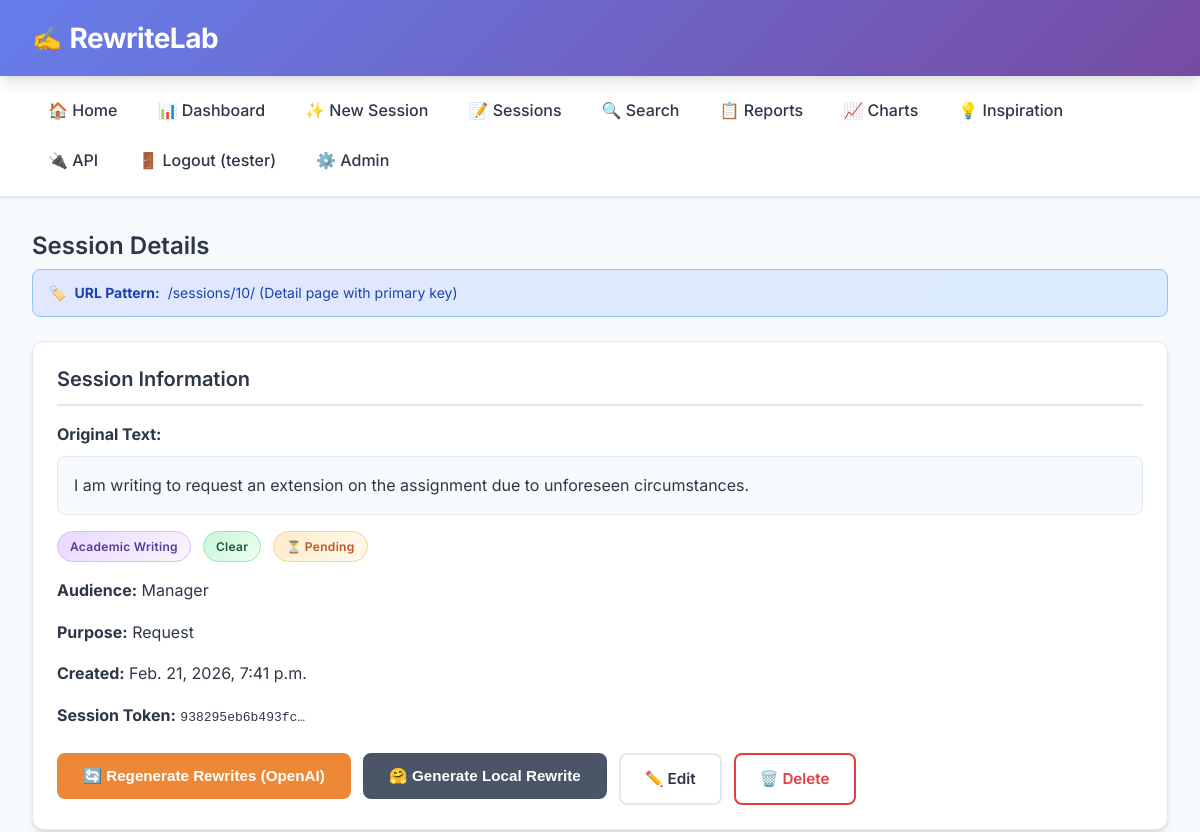
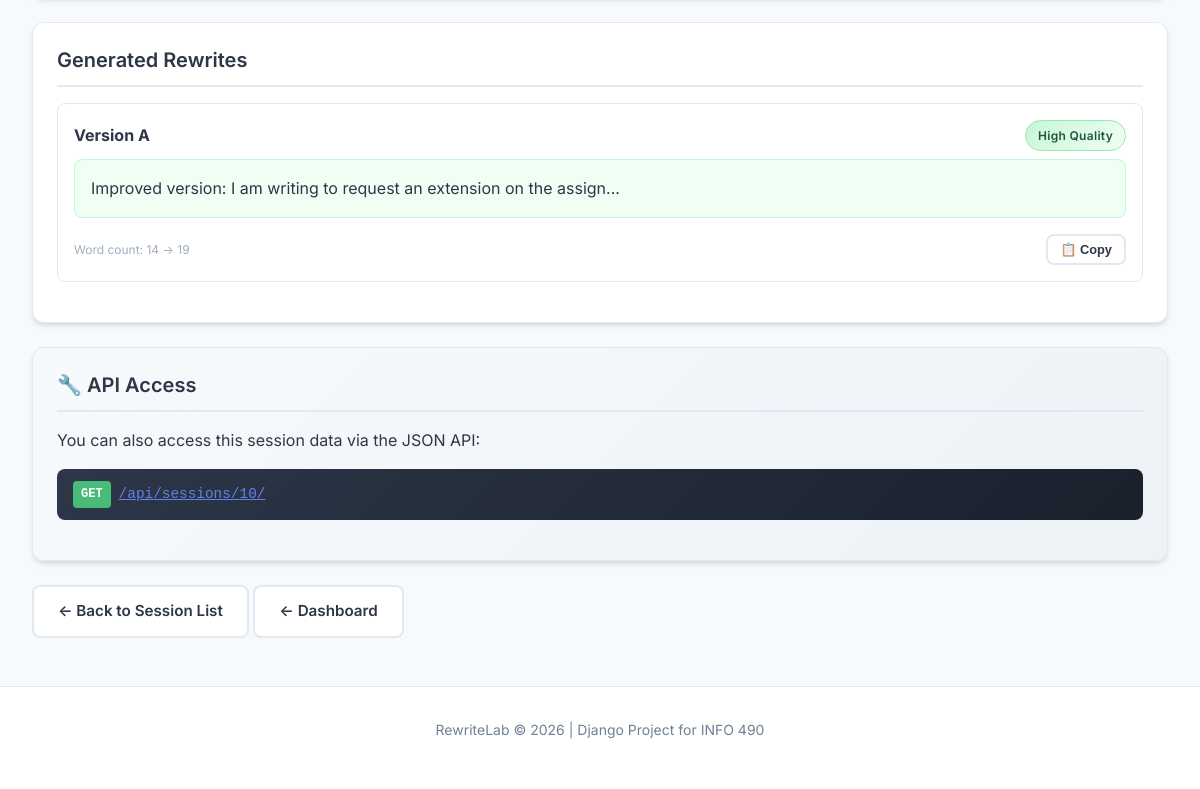
The app's page /sessions/10/ (signed in), older data (2 pictures, top to bottom).
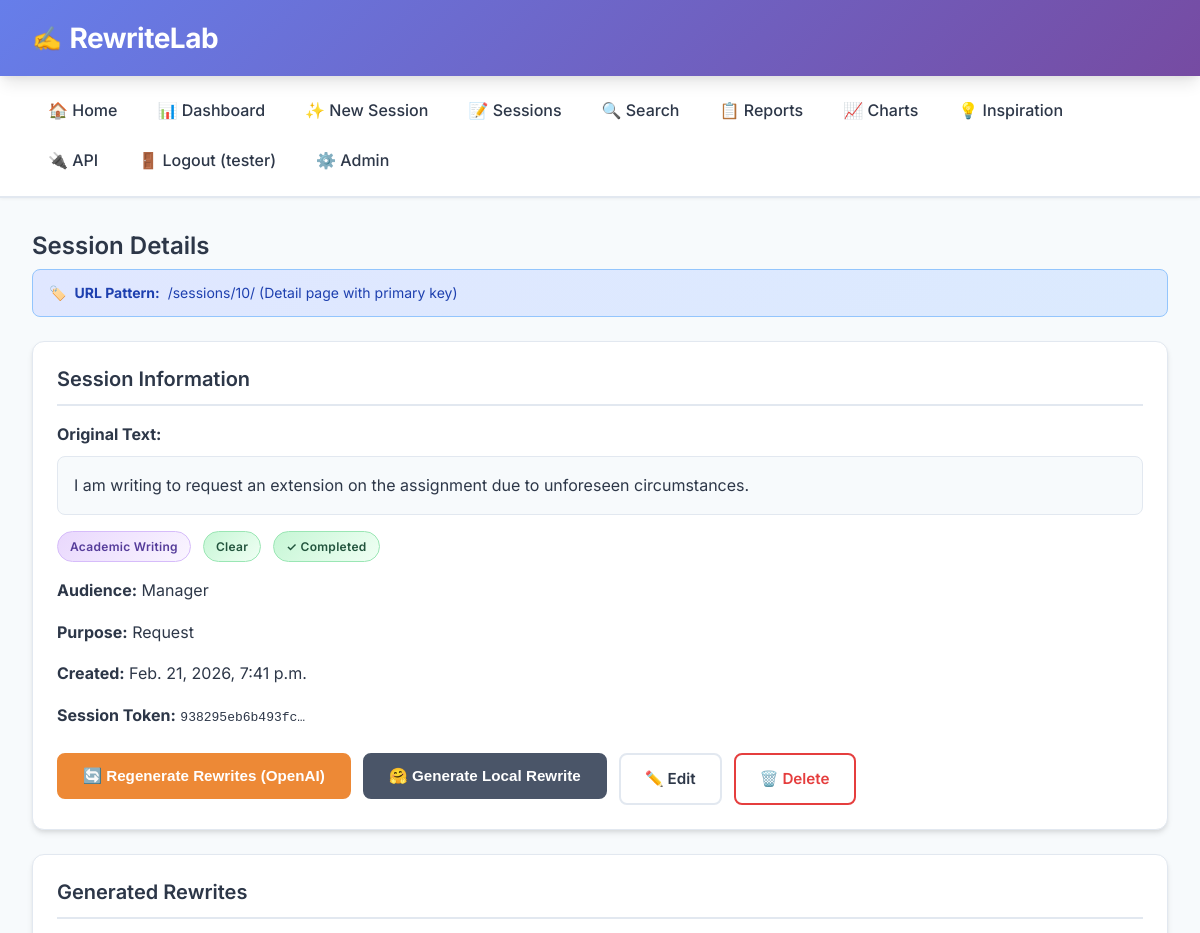
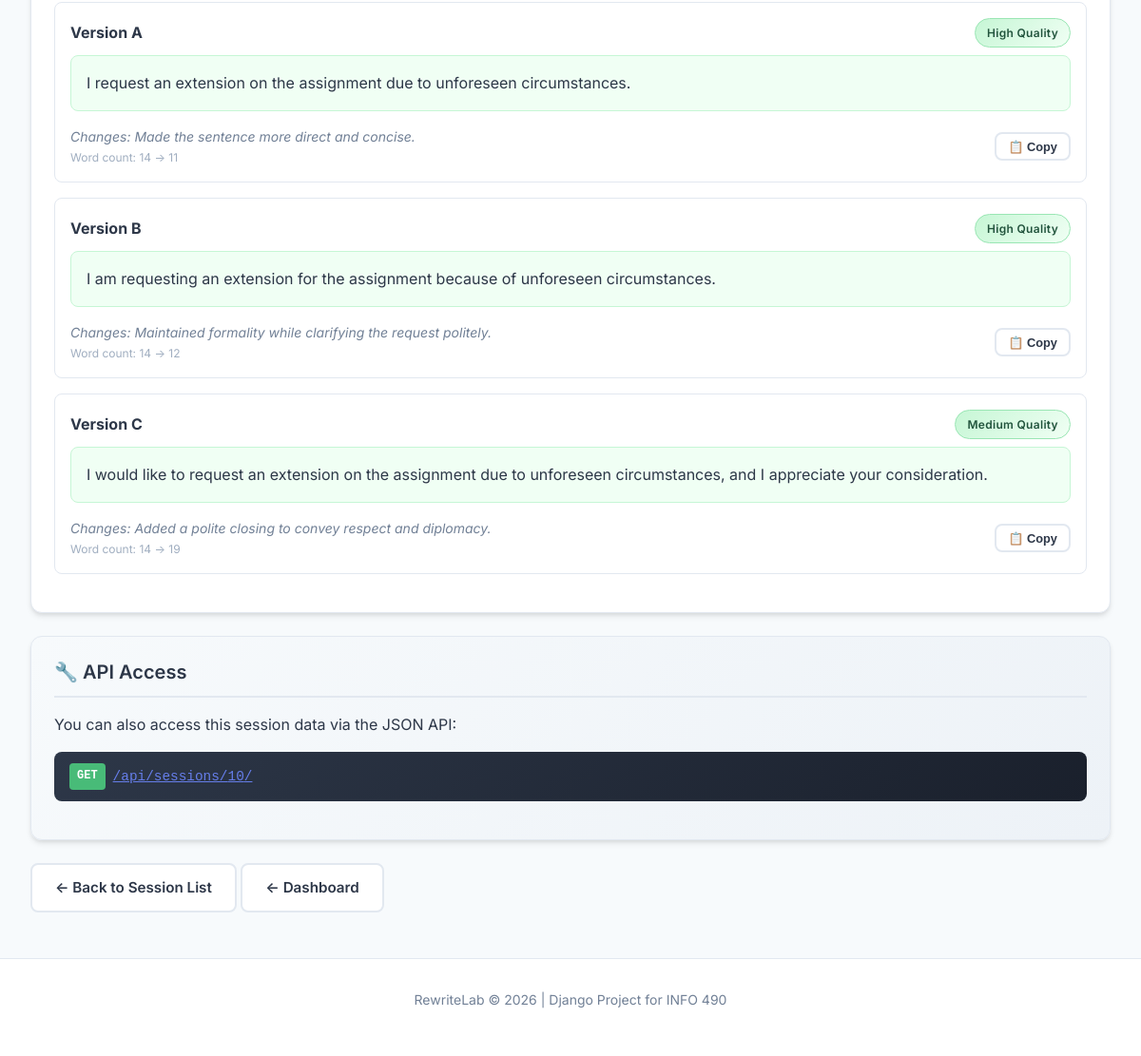
The same page, newer data (2 pictures, top to bottom).
### rewrites/models.py (models this page shows, shortened)
class RewriteSession(models.Model):
    original_text = models.TextField(
        validators=[MinLengthValidator(10)],
        help_text="The original text submitted by the user for rewriting"
    )
    user = models.ForeignKey(
        settings.AUTH_USER_MODEL,
        on_delete=models.CASCADE,
        related_name='rewrite_sessions',
        null=True,
        blank=True,
        help_text="The user who created this session (null for legacy/anonymous)"
    )
    context = models.ForeignKey(
        RewriteContext,
        on_delete=models.PROTECT,
        related_name='sessions',
        help_text="The writing context selected for this rewrite"
    )
    tone = models.ForeignKey(
        ToneOption,
        on_delete=models.PROTECT,
        related_name='sessions',
        help_text="The tone selected for this rewrite"
    )
    audience = models.CharField(
        max_length=100,
        blank=True,
        default='',
        help_text="Optional: intended audience (e.g., 'professor', 'manager')"
    )
    purpose = models.CharField(
        max_length=200,
        blank=True,
        default='',
        help_text="Optional: purpose of the text (e.g., 'request extension', 'follow up')"
    )
    session_token = models.CharField(
        max_length=64,
        unique=True,
        help_text="Unique token to identify this session (for URL sharing)"
    )
    is_completed = models.BooleanField(
        default=False,
        help_text="Whether rewrites have been successfully generated"
    )
    created_at = models.DateTimeField(auto_now_add=True)
    updated_at = models.DateTimeField(auto_now=True)
    class Meta:
        ordering = ['-created_at']
        verbose_name = "Rewrite Session"
        verbose_name_plural = "Rewrite Sessions"
        constraints = [
            models.UniqueConstraint(
                fields=['original_text', 'context', 'tone'],
                name='unique_text_context_tone_combination'
            )
        ]

class RewriteContext(models.Model):
    name = models.CharField(
        max_length=100,
        unique=True,
        help_text="Name of the writing context (e.g., 'Professional Email')"
    )
    description = models.TextField(
        help_text="Detailed description of when this context should be used"
    )
    guidelines = models.TextField(
        help_text="Specific guidelines for the LLM when rewriting in this context"
    )
    is_active = models.BooleanField(
        default=True,
        help_text="Whether this context is available for users to select"
    )
    created_at = models.DateTimeField(auto_now_add=True)
    updated_at = models.DateTimeField(auto_now=True)
    class Meta:
        ordering = ['name']
        verbose_name = "Rewrite Context"
        verbose_name_plural = "Rewrite Contexts"

class ToneOption(models.Model):
    name = models.CharField(
        max_length=50,
        unique=True,
        help_text="Name of the tone (e.g., 'Polite', 'Professional')"
    )
    description = models.TextField(
        help_text="Description of what this tone conveys"
    )
    prompt_modifier = models.TextField(
        help_text="Instructions added to the LLM prompt to achieve this tone"
    )
    intensity_level = models.PositiveSmallIntegerField(
        default=5,
        help_text="Intensity level from 1 (subtle) to 10 (strong)"
    )
    is_active = models.BooleanField(
        default=True,
        help_text="Whether this tone is available for users to select"
    )
    created_at = models.DateTimeField(auto_now_add=True)
    updated_at = models.DateTimeField(auto_now=True)
    class Meta:
        ordering = ['name']
        verbose_name = "Tone Option"
        verbose_name_plural = "Tone Options"

class RewriteResult(models.Model):
    QUALITY_CHOICES = [
        ('high', 'High Quality'),
        ('medium', 'Medium Quality'),
        ('low', 'Low Quality'),
    ]
    session = models.ForeignKey(
        RewriteSession,
        on_delete=models.CASCADE,
        related_name='results',
        help_text="The session this rewrite belongs to"
    )
    rewritten_text = models.TextField(
        help_text="The generated rewritten version of the original text"
    )
    version_label = models.CharField(
        max_length=20,
        help_text="Label for this version (e.g., 'A', 'B', 'C')"
    )
    change_summary = models.TextField(
        blank=True,
        default='',
        help_text="Optional summary of what was changed in this rewrite"
    )
    quality_score = models.CharField(
        max_length=10,
        choices=QUALITY_CHOICES,
        default='medium',
        help_text="Estimated quality of this rewrite"
    )
    word_count_original = models.PositiveIntegerField(
        default=0,
        help_text="Word count of the original text"
    )
    word_count_rewritten = models.PositiveIntegerField(
        default=0,
        help_text="Word count of this rewritten version"
    )
    is_selected = models.BooleanField(
        default=False,
        help_text="Whether the user selected/copied this version"
    )
    created_at = models.DateTimeField(auto_now_add=True)
    class Meta:
        ordering = ['session', 'version_label']
        verbose_name = "Rewrite Result"
        verbose_name_plural = "Rewrite Results"
        constraints = [
            models.UniqueConstraint(
                fields=['session', 'version_label'],
                name='unique_session_version_label'
            )
        ]

### rewrites/views.py (the view)
# urls.py: path('sessions/<int:pk>/', views.SessionDetailView.as_view(), name='session_detail'),
class SessionDetailView(LoginRequiredMixin, DetailView):
    login_url = 'rewrites:login'
    model = RewriteSession
    template_name = 'rewrites/session_detail.html'
    context_object_name = 'session'
    def get_context_data(self, **kwargs):
        context = super().get_context_data(**kwargs)
        context['results'] = self.object.results.all()
        context['title'] = f'Session Details'
        return context

### rewrites/templates/rewrites/session_detail.html (shortened to what this page needs)
{% extends 'base.html' %}
{% block content %}
<h2>{{ title }}</h2>
<div class="view-type">
    <strong>URL Pattern:</strong> /sessions/{{ session.pk }}/ (Detail page with primary key)
</div>
<div class="card">
    <h3>Session Information</h3>
    <div style="margin: 1rem 0;">
        <strong>Original Text:</strong>
        <p style="background: #f7fafc; padding: 1rem; border-radius: 8px; margin-top: 0.5rem; border: 1px solid #e2e8f0;">
            {{ session.original_text }}
        </p>
    </div>
    <div class="session-meta" style="margin: 1rem 0;">
        <span class="badge badge-context">{{ session.context.name }}</span>
        <span class="badge badge-tone">{{ session.tone.name }}</span>
        {% if session.is_completed %}
        <span class="badge badge-completed">✓ Completed</span>
        {% else %}
        <span class="badge badge-pending">⏳ Pending</span>
        {% endif %}
    </div>
    {% if session.audience %}
    <p><strong>Audience:</strong> {{ session.audience }}</p>
    {% endif %}
    {% if session.purpose %}
    <p><strong>Purpose:</strong> {{ session.purpose }}</p>
    {% endif %}
    <p><strong>Created:</strong> {{ session.created_at }}</p>
    <p><strong>Session Token:</strong> <code>{{ session.session_token|truncatechars:16 }}</code></p>
    <div style="margin-top: 1.5rem; display: flex; gap: 0.75rem; flex-wrap: wrap;">
        <form method="post" action="{% url 'rewrites:generate_rewrites' session.pk %}">
            {% if results %}
            <button type="submit" class="btn btn-secondary" style="background:#ed8936;border-color:#ed8936;color:#fff;">
                🔄 Regenerate Rewrites (OpenAI)
            </button>
            {% else %}
            <button type="submit" class="btn btn-primary" style="background:#48bb78;border-color:#48bb78;color:#fff;">
                ✨ Generate Rewrites (OpenAI)
            </button>
            {% endif %}
        </form>
        <form method="post" action="{% url 'rewrites:generate_local_rewrite' session.pk %}">
            <button type="submit" class="btn btn-secondary" style="background:#4a5568;border-color:#4a5568;color:#fff;">
                🤗 Generate Local Rewrite
            </button>
        </form>
        {% if user.is_authenticated and session.user == user or session.user is None and user.is_authenticated %}
        <a href="{% url 'rewrites:session_edit' session.pk %}" class="btn btn-secondary">✏️ Edit</a>
        <a href="{% url 'rewrites:session_delete' session.pk %}" class="btn btn-secondary" style="border-color:#e53e3e;color:#e53e3e;">🗑️ Delete</a>
        {% endif %}
    </div>
</div>
<div class="card">
    <h3>Generated Rewrites</h3>
    {% for result in results %}
    <div style="border: 1px solid #e2e8f0; border-radius: 8px; padding: 1rem; margin-bottom: 1rem;">
        <div style="display: flex; justify-content: space-between; align-items: center; margin-bottom: 0.5rem;">
            <strong>Version {{ result.version_label }}</strong>
            <span class="badge {% if result.quality_score == 'high' %}badge-completed{% elif result.quality_score == 'medium' %}badge-tone{% else %}badge-pending{% endif %}">
                {{ result.get_quality_score_display }}
            </span>
        </div>
        <p style="background: #f0fff4; padding: 1rem; border-radius: 8px; border: 1px solid #c6f6d5;" id="rewrite-{{ result.version_label }}">
            {{ result.rewritten_text }}
        </p>
        <div style="display: flex; justify-content: space-between; align-items: center; flex-wrap: wrap; gap: 0.5rem;">
            <div>
                {% if result.change_summary %}
                <p style="font-size: 0.875rem; color: #718096; margin: 0;">
                    <em>Changes: {{ result.change_summary }}</em>
                </p>
                {% endif %}
                <p style="font-size: 0.75rem; color: #a0aec0; margin: 0;">
                    Word count: {{ result.word_count_original }} → {{ result.word_count_rewritten }}
                </p>
            </div>
            <button onclick="copyRewrite('{{ result.version_label }}', this)" class="btn btn-sm btn-secondary" style="font-size: 0.8rem; padding: 0.35rem 0.75rem;">
                📋 Copy
            </button>
        </div>
    </div>
    {% empty %}
    <div class="empty-state">
        <h3>No Rewrites Generated</h3>
        <p>This session doesn't have any generated rewrites yet.</p>
    </div>
    {% endfor %}
</div>
<div class="card" style="background: linear-gradient(135deg, #f7fafc 0%, #edf2f7 100%);">
    <h3>🔧 API Access</h3>
    <p>You can also access this session data via the JSON API:</p>
    <div class="api-endpoint">
        <span class="api-method">GET</span>
        <a href="{% url 'rewrites:api_session_detail' session.pk %}">/api/sessions/{{ session.pk }}/</a>
    </div>
</div>
<p style="margin-top: 1rem;">
    <a href="{% url 'rewrites:session_cbv_generic' %}" class="btn btn-secondary">← Back to Session List</a>
    {% if user.is_authenticated %}
    <a href="{% url 'rewrites:dashboard' %}" class="btn btn-secondary">← Dashboard</a>
    {% endif %}
</p>
{% endblock %}

### templates/base.html (shortened to what this page needs)
{% load static %}
<!DOCTYPE html>
<html lang="en">
<head>
    <link rel="stylesheet" href="{% static 'css/styles.css' %}?v=1.0">
</head>
<body>
    <header>
        <h1><a href="{% url 'rewrites:home' %}"><span class="logo-icon">✍️</span> RewriteLab</a></h1>
    </header>
    <nav>
        <ul>
            <li><a href="{% url 'rewrites:home' %}">🏠 Home</a></li>
            {% if user.is_authenticated %}
            <li><a href="{% url 'rewrites:dashboard' %}">📊 Dashboard</a></li>
            <li><a href="{% url 'rewrites:session_create' %}">✨ New Session</a></li>
            <li><a href="{% url 'rewrites:session_cbv_generic' %}">📝 Sessions</a></li>
            <li><a href="{% url 'rewrites:search' %}">🔍 Search</a></li>
            <li><a href="{% url 'rewrites:reports' %}">📋 Reports</a></li>
            <li><a href="{% url 'rewrites:vegalite_charts' %}">📈 Charts</a></li>
            <li><a href="{% url 'rewrites:external_quotes' %}">💡 Inspiration</a></li>
            <li><a href="{% url 'rewrites:api_summary' %}">🔌 API</a></li>
            <li><a href="{% url 'rewrites:logout' %}">🚪 Logout ({{ user.username }})</a></li>
            {% if user.is_staff %}
            <li><a href="{% url 'admin:index' %}">⚙️ Admin</a></li>
            {% endif %}
            {% else %}
            <li><a href="{% url 'rewrites:login' %}">🔐 Login</a></li>
            <li><a href="{% url 'rewrites:register' %}">📝 Sign Up</a></li>
            {% endif %}
        </ul>
    </nav>
    <main>
        {% block content %}{% endblock %}
    </main>
    <footer>
        <p>RewriteLab &copy; 2026 | Django Project for INFO 490</p>
    </footer>
</body>
</html>

Row changes from the older to the newer data that the page shows:
removed RewriteResult: version_label "A", quality_score "High Quality", rewritten_text "Improved version: I am writing to request an extension on the assign...", word_count_original "14", word_count_rewritten "19"
changed RewriteSession "Manager": is_completed False → True (drawn)
added RewriteResult: version_label "A", quality_score "High Quality", rewritten_text "I request an extension on the assignment due to unforeseen circumstances.", change_summary "Made the sentence more direct and concise.", word_count_original "14", word_count_rewritten "11"
added RewriteResult: version_label "B", quality_score "High Quality", rewritten_text "I am requesting an extension for the assignment because of unforeseen circumstances.", change_summary "Maintained formality while clarifying the request politely.", word_count_original "14", word_count_rewritten "12"
added RewriteResult: version_label "C", quality_score "Medium Quality", rewritten_text "I would like to request an extension on the assignment due to unforeseen circumstances, and I appreciate your consideration.", change_summary "Added a polite closing to convey respect and diplomacy.", word_count_original "14", word_count_rewritten "19"
Text that changed along with them:
text no longer shown: "⏳ Pending"
text now shown: "✓ Completed"
